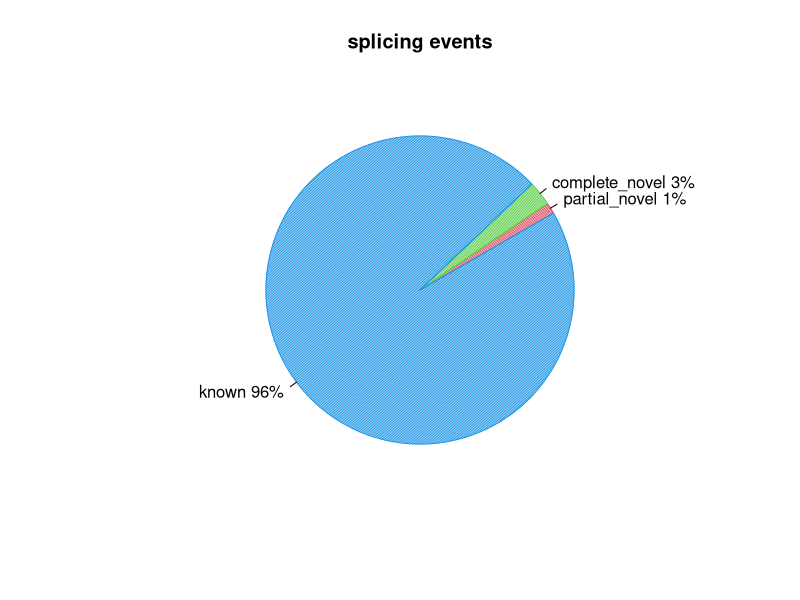
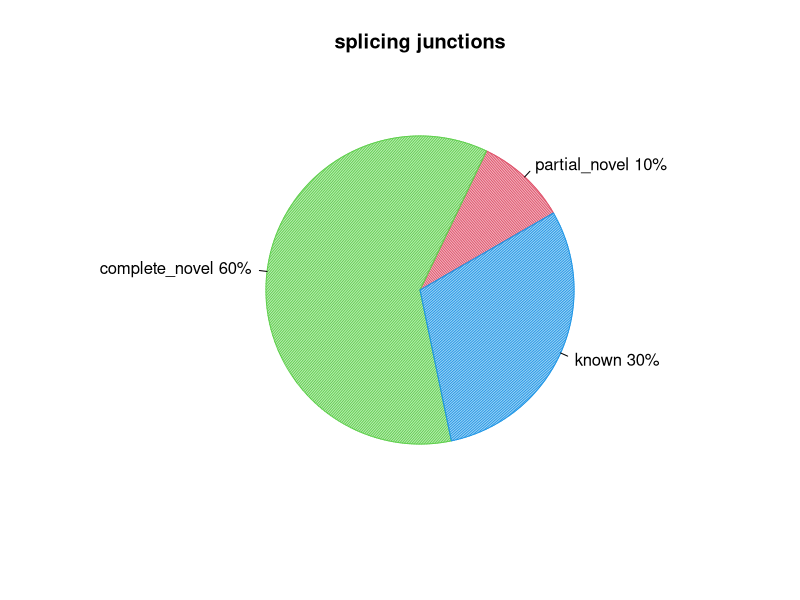

Write the R code that produced these figures, in order.
pdf("CF98442.splice_events.pdf")
events=c(1.1516023817003724,2.5684745548363526,96.17048689559603)
pie(events,col=c(2,3,4),init.angle=30,angle=c(60,120,150),density=c(70,70,70),main="splicing events",labels=c("partial_novel 1%","complete_novel 3%","known 96%"))
dev.off()
pdf("CF98442.splice_junction.pdf")
junction=c(9.561903883648627,60.36731965010276,30.070776466248617)
pie(junction,col=c(2,3,4),init.angle=30,angle=c(60,120,150),density=c(70,70,70),main="splicing junctions",labels=c("partial_novel 10%","complete_novel 60%","known 30%"))
dev.off()
